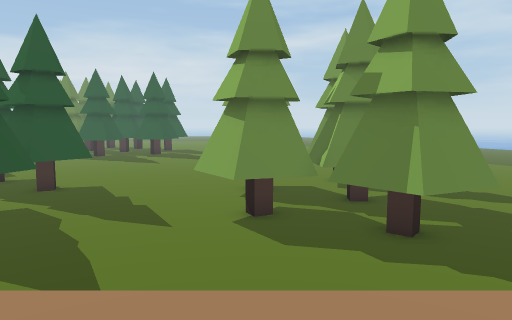
[1] (above)

19 first-person views from a walk through a scene from a Unity 3-D project. The camera is 1.2 m above the floor, tilts 6° down and sees 70° across. The floor is counted in squares, 1 m on a side. Each view is taken from the middle of a square. On the plan, view 1 faces up. The plan holds only what a view shows up to about 15 squares ahead; the rest is blank. The place goes on beyond the plan.

[2]
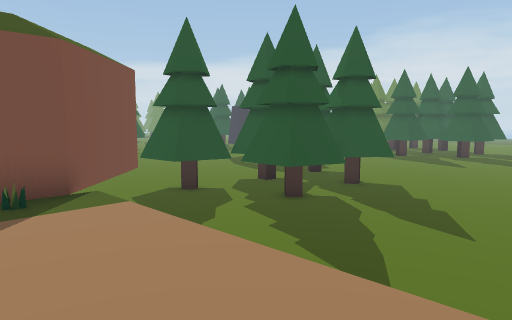

[3]
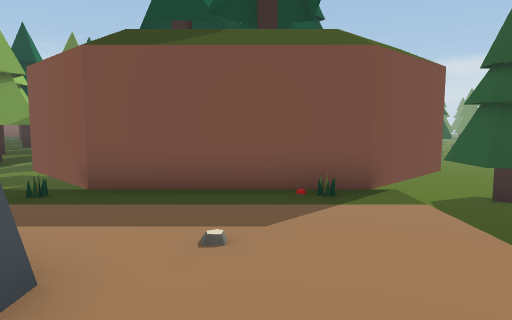

[4]
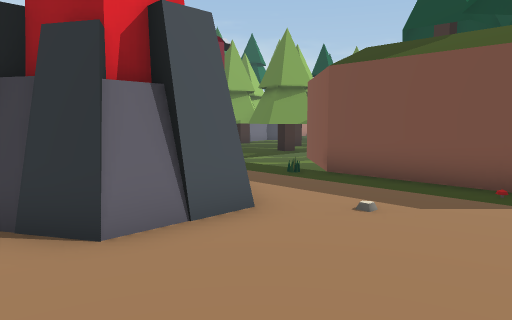

[5]
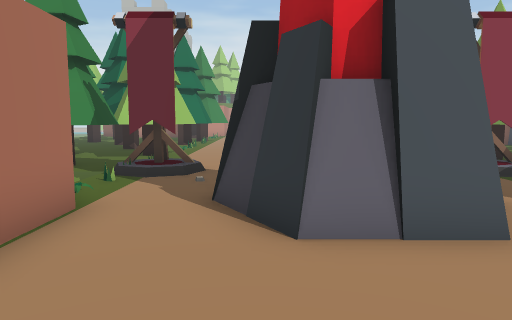

[6]
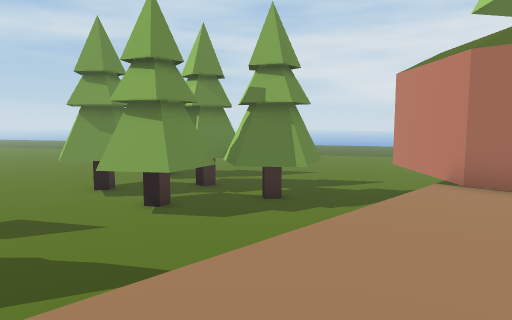

[7]
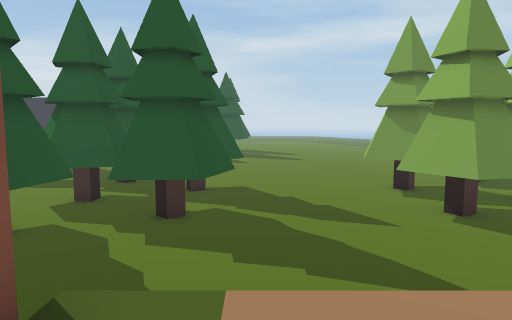

[8]
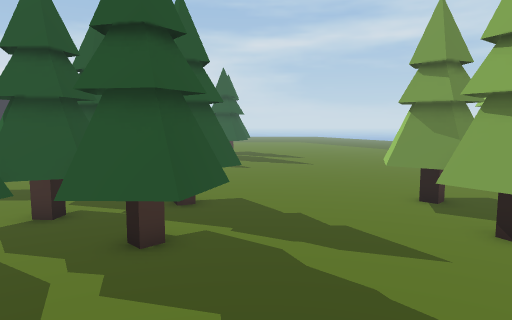

[9]
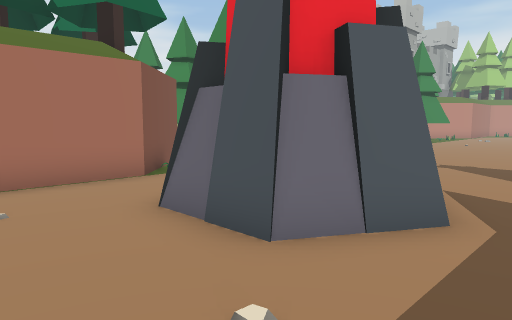

[10]
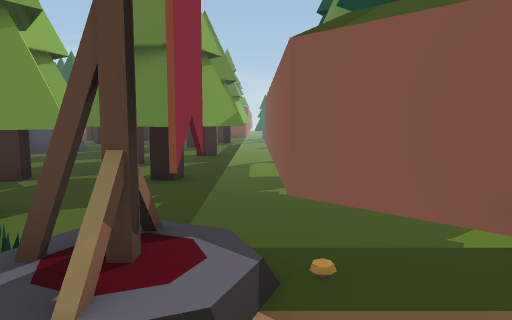

[11]
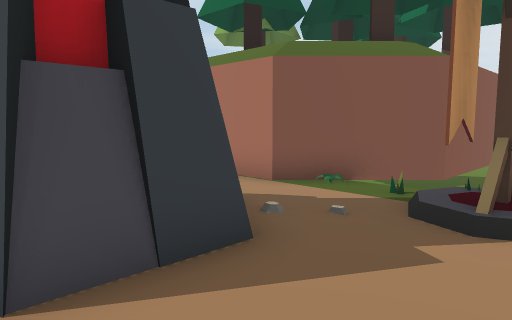

[12]
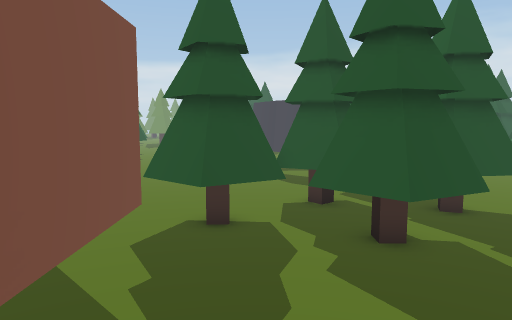

[13]
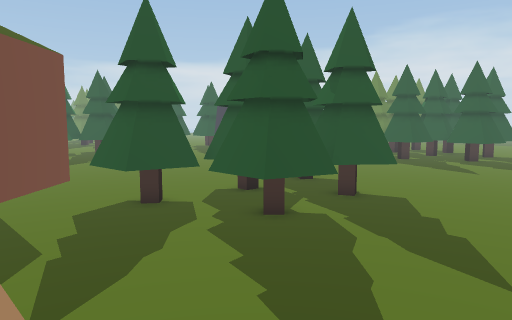

[14]
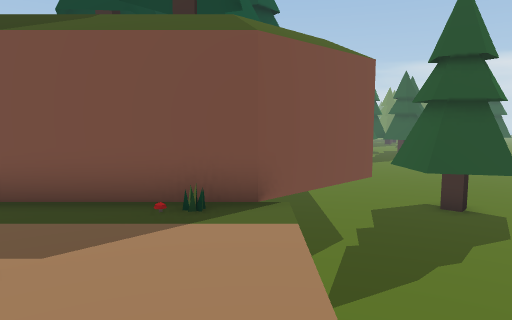

[15]
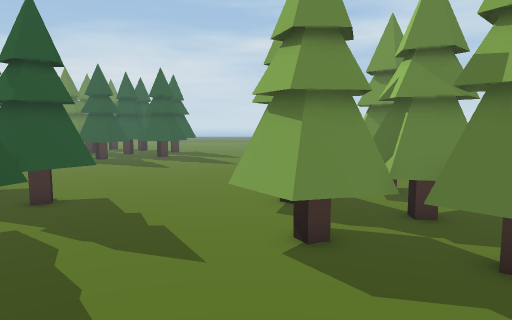

[16]
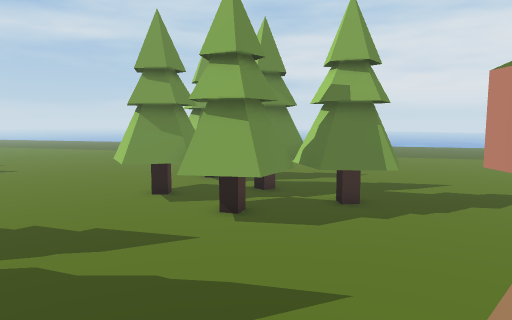

[17]
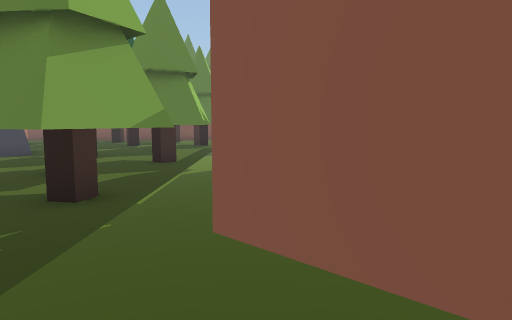

[18]
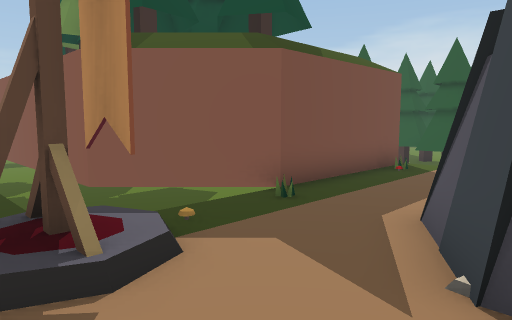

[19]
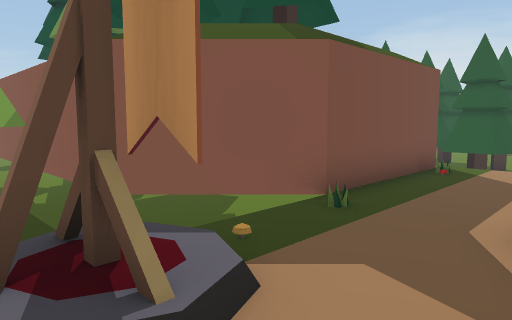

### Floor plan
Key: @ floor where view 1 was taken; # wall or solid block; . main floor; : floor 1 m higher than the main floor; = window, fence, low wall or low ledge; ^ raised ledge; T tree; R rock; O other object.
Columns run from 20 left of view 1 to 6 right of it. Each row starts with its distance up from view 1.
 20                 ..
 19                ....
 18   R          .......
 17   R        ...........
 16            ...........
 15             ..........
 14        ..  T ........ T
 13        ..TTT T ....TT TT
 12     .....   T#T....T#T  ..
 11     ..... #TTTT....TTTT#T..
 10      ....T#T   ....   T#T..
  9     .......T #T....T#TTT ..
  8     ....  TTTTT....TTTTT ..
  7     .... T#T.T........T#T..
  6      ....TTT...........TT..
  5       .....................
  4            ##...........##
  3             ##..  .....##
  2              #:::::::::#
  1              #:::::::::#
  0              #::::::@::#
 -1              #:::::::::#
 -2              #:::####::#
 -3              #:::####::#
 -4             ##:::####::###
 -5   ########### :::####:::.##
 -6   ..........  O:::::::O#.
 -7 ^^^TTT^^^#####OO::::::OO##
 -8   ^T##^^T##  #=: :: ::  ##

Positions as (right, up) in squares from view 1, and headings:
1: (0, 0), facing up
2: (0, 0), facing up-left
3: (0, 0), facing left
4: (1, 2), facing down-left
5: (0, 2), facing down
6: (-5, 0), facing up-right
7: (-5, 0), facing up
8: (-5, 2), facing up
9: (-5, 1), facing down-right
10: (-3, -6), facing left
11: (-3, -8), facing up-right
12: (-4, 2), facing up-left
13: (-1, 2), facing up-left
14: (-1, 2), facing left
15: (-1, 2), facing up
16: (-6, 2), facing up-right
17: (-5, -5), facing left
18: (-2, -8), facing up-left
19: (-3, -8), facing up-left
